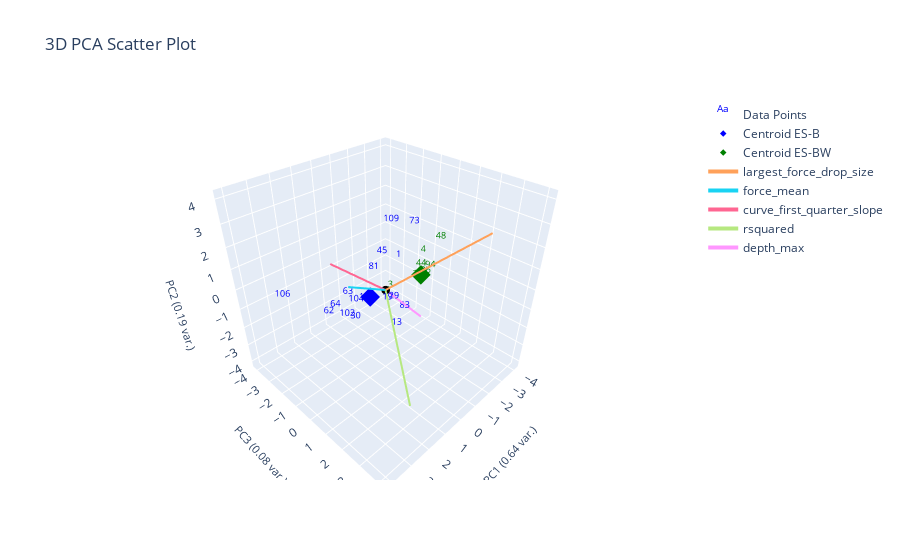
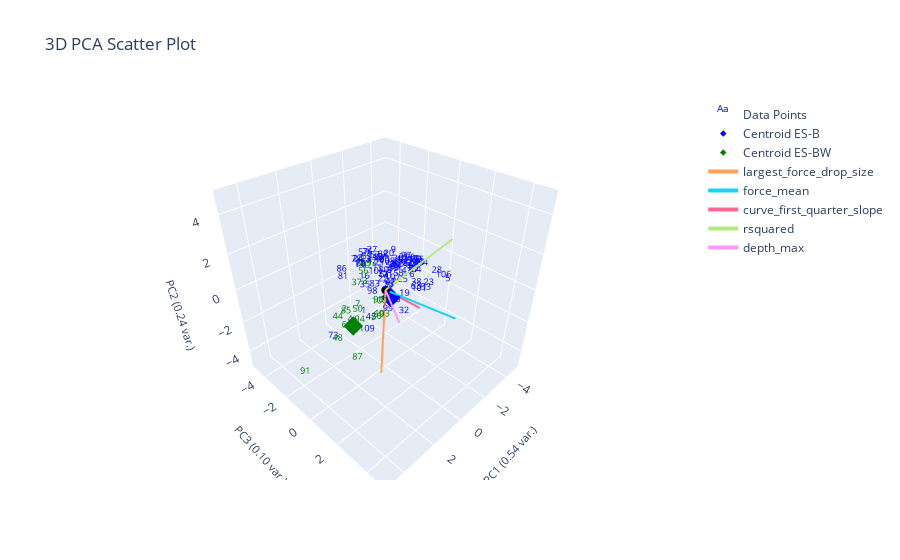

Write notebook code for charts like these, in order.
### Markdown cell above
# Split Based on Popcorn

### Code cell
from sklearn.neighbors import NearestCentroid

ylabel_name = "popcorn"
data_with_popcorn_label = data_features[data_features['popcorn'].notna()]

popcorn_x = plotting.extract_numerical_features(data_with_popcorn_label).values
popcorn_ylabels = data_with_popcorn_label['popcorn'].astype(int)

nc = NearestCentroid()
nc.fit(popcorn_x, popcorn_ylabels)

nc_predictions = pd.Series(nc.predict(clustering_features.values))
proba = np.round(nc.predict_proba(clustering_features), 2)

# proba = pd.DataFrame(data=proba, columns=nc.classes, index=data_without_op)
centroids = pd.DataFrame(data=nc.centroids_, columns=clustering_features.columns)
centroids[f'{ylabel_name}_nums'] = nc.classes_

changed_ylabel_idxs = loss(nc_predictions, popcorn_ylabels)
corrected_predctions = correct_pseudo_ylabels_to_actual(nc_predictions, popcorn_ylabels, changed_ylabel_idxs)

# plotting.plot_specific_curves([4], curve_data, data_features, color='green')

# plotting labeled data only
plotting.plot_cluster_subplots(
                            popcorn_ylabels, 
                            curve_data, 
                            cluster_category_names=["No Popcorn", "Yes Popcorn"], 
                            bold_idxs=popcorn_ylabels.index,
                            prediction_proba=proba)
plotting.plot_pca(data_with_popcorn_label, popcorn_ylabels, 3, "", ylabel_name, centroids=centroids)

# plotting labeled with predictions
plotting.plot_cluster_subplots(
                            corrected_predctions,
                            curve_data,
                            cluster_category_names=["No Popcorn", "Yes Popcorn"],
                            bold_idxs=popcorn_ylabels.index,
                            prediction_proba=proba)
plotting.plot_pca(clustering_features, corrected_predctions, 3, "", ylabel_name=ylabel_name, centroids=centroids)

### Figure 1 — Plotly figure (JSON) as saved in the notebook; plotly's stock layout.template omitted (floating-point values rounded to 4 significant figures)
{"data": [{"mode": "text", "name": "Data Points", "text": ["1", "2", "3", "4", "13", "19", "26", "29", "30", "44", "45", "48", "62", "63", "64", "73", "81", "83", "94", "101", "102", "104", "106", "109"], "textfont": {"color": ["blue", "green", "green", "green", "blue", "blue", "green", "blue", "blue", "green", "blue", "green", "blue", "blue", "blue", "blue", "blue", "blue", "green", "blue", "blue", "blue", "blue", "blue"], "size": 9}, "type": "scatter3d", "x": [-0.9282, -2.312, -0.4359, -1.819, -0.8463, 0.778, -0.9277, 0.2759, 2.002, -2.619, -0.7034, -2.849, 2.854, 1.995, 2.491, -2.585, -0.8248, -0.7817, -1.745, 1.913, 2.264, 1.154, 4.344, -0.6948], "y": [-0.1913, -0.3955, -0.1466, 0.4114, -0.1078, 0.9012, 1.322, 0.7484, 0.3536, -0.3307, -0.9276, 0.4841, -0.1775, -0.03011, -0.2125, -0.8117, -1.62, 0.3937, 0.9004, 0.9092, 0.1917, -0.5342, -0.7599, -0.3707], "z": [0.6677, -1.089, -0.6157, 0.7895, -2.943, -0.04352, 0.5995, -0.3444, -0.5994, -0.6187, 0.623, 1.035, -0.16, 0.3841, -0.05706, 1.375, -0.5661, -1.625, 0.2788, 0.578, -0.4134, -0.7204, 1.118, 2.347]}, {"marker": {"color": "blue", "size": 5, "symbol": "diamond"}, "mode": "markers", "name": "Centroid ES-B", "type": "scatter3d", "x": [0.7475], "y": [-0.1321], "z": [-0.02232]}, {"marker": {"color": "green", "size": 5, "symbol": "diamond"}, "mode": "markers", "name": "Centroid ES-BW", "type": "scatter3d", "x": [-1.815], "y": [0.3208], "z": [0.0542]}, {"marker": {"color": "black", "size": 3}, "mode": "markers", "name": "Origin", "showlegend": false, "type": "scatter3d", "x": [0], "y": [0], "z": [0]}, {"line": {"width": 4}, "mode": "lines+text", "name": "largest_force_drop_size", "textposition": "top center", "type": "scatter3d", "x": [0, -2.429], "y": [0, 3.11], "z": [0, 2.882]}, {"line": {"width": 4}, "mode": "lines+text", "name": "force_mean", "textposition": "top center", "type": "scatter3d", "x": [0, 2.788], "y": [0, 1.01], "z": [0, 2.021]}, {"line": {"width": 4}, "mode": "lines+text", "name": "curve_first_quarter_slope", "textposition": "top center", "type": "scatter3d", "x": [0, 1.645], "y": [0, -1.403], "z": [0, 1.36]}, {"line": {"width": 4}, "mode": "lines+text", "name": "rsquared", "textposition": "top center", "type": "scatter3d", "x": [0, 2.215], "y": [0, 3.494], "z": [0, -2.368]}, {"line": {"width": 4}, "mode": "lines+text", "name": "depth_max", "textposition": "top center", "type": "scatter3d", "x": [0, -1.927], "y": [0, 0.3616], "z": [0, -2.27]}], "layout": {"autosize": true, "scene": {"aspectmode": "cube", "xaxis": {"range": [-4.344, 4.344], "title": {"font": {"size": 11}, "text": "PC1 (0.64 var.)"}}, "yaxis": {"range": [-4.344, 4.344], "title": {"font": {"size": 11}, "text": "PC3 (0.08 var.)"}}, "zaxis": {"range": [-4.344, 4.344], "title": {"font": {"size": 11}, "text": "PC2 (0.19 var.)"}}}, "title": {"text": "3D PCA Scatter Plot"}}}

### Figure 2 — Plotly figure (JSON) as saved in the notebook; plotly's stock layout.template omitted (floating-point values rounded to 4 significant figures)
{"data": [{"mode": "text", "name": "Data Points", "text": ["0", "1", "2", "3", "4", "5", "6", "7", "8", "9", "10", "11", "12", "13", "14", "15", "16", "17", "18", "19", "20", "21", "22", "23", "24", "25", "26", "27", "28", "29", "30", "31", "32", "33", "34", "35", "36", "37", "38", "39", "40", "41", "42", "43", "44", "45", "46", "47", "48", "49", "50", "51", "52", "53", "54", "55", "56", "57", "58", "59", "60", "61", "62", "63", "64", "65", "66", "67", "68", "69", "70", "71", "72", "73", "74", "75", "76", "77", "78", "79", "80", "81", "82", "83", "84", "85", "86", "87", "88", "89", "90", "91", "92", "93", "94", "95", "96", "97", "98", "99", "100", "101", "102", "103", "104", "105", "106", "107", "108", "109"], "textfont": {"color": ["blue", "blue", "green", "green", "green", "blue", "blue", "green", "blue", "blue", "blue", "blue", "blue", "blue", "green", "blue", "blue", "blue", "blue", "blue", "blue", "blue", "blue", "blue", "blue", "blue", "green", "blue", "blue", "blue", "blue", "blue", "blue", "blue", "blue", "blue", "blue", "green", "blue", "blue", "blue", "blue", "blue", "blue", "green", "blue", "blue", "blue", "green", "blue", "green", "blue", "blue", "blue", "blue", "blue", "green", "blue", "blue", "blue", "blue", "blue", "blue", "blue", "blue", "blue", "blue", "blue", "green", "green", "blue", "blue", "blue", "blue", "blue", "blue", "blue", "blue", "blue", "blue", "blue", "blue", "blue", "blue", "blue", "green", "blue", "green", "blue", "blue", "green", "green", "green", "blue", "green", "blue", "blue", "green", "blue", "blue", "green", "blue", "blue", "green", "blue", "blue", "blue", "blue", "blue", "blue"], "size": 9}, "type": "scatter3d", "x": [-0.3637, 1.456, 2.986, 0.9943, 2.244, -4.539, -1.399, 1.475, -0.1052, -1.368, 0.3603, 0.8018, -0.5093, 1.677, 1.326, -0.4754, 0.7791, 1.333, -0.2527, -0.09305, -0.5747, 0.8846, 0.5182, -2.507, 0.8553, -0.8573, 1.476, -0.5604, -3.987, 0.3745, -1.237, -1.449, -1.039, 0.582, -0.4252, 0.3098, -0.999, 2.322, -1.363, -0.2508, -0.8091, 0.0259, 0.1518, -1.71, 3.213, 1.368, -2.806, -2.516, 3.227, -0.8115, 1.275, 0.2332, -0.2252, 0.5751, -0.6819, 0.511, 1.916, 0.297, 0.4691, -0.09188, -1.363, 1.144, -2.237, -1.301, -1.8, -1.804, -0.7789, -1.49, 1.852, 1.663, 0.6444, 0.2955, 0.6557, 2.973, -2.906, 0.01511, 0.3729, -2.186, 0.8721, -2.599, 0.9793, 1.365, -1.228, 1.54, -0.2664, 1.316, 1.02, 2.066, -0.714, -1.561, 1.22, 5.12, 1.595, -3.034, 2.266, -0.36, -2.002, 1.477, 0.9579, 0.9219, 1.431, -1.257, -1.563, 1.225, -0.5233, -2.578, -3.995, 0.09073, -0.5202, 0.9818], "y": [-0.6313, -0.07081, 0.4193, -0.3946, -0.137, 0.3999, 0.4558, -0.4339, 0.1507, -0.8179, -0.4428, 0.2345, -0.1006, 0.4716, -0.3214, 0.2087, -0.6341, -0.3579, -0.7618, 1.182, -0.3501, 0.4442, 0.3406, 0.6626, -0.9958, 0.3314, 0.8828, -1.519, 0.003577, 0.5188, 0.6026, -0.2183, 0.3199, 0.7881, 0.296, -1.173, -0.1525, 0.5529, 0.799, 0.257, 0.2367, 0.2968, -0.7799, -0.2022, 0.2021, 0.3626, -0.3324, -0.4952, 0.06403, -0.0301, -0.6845, -0.00896, -0.9783, 1.229, -0.3207, 1.328, 0.5565, -1.229, -1.218, -1.409, 0.5672, 1.012, 0.04209, 0.8426, 0.3956, 0.3117, 0.4738, 0.4929, -0.888, 1.223, -1.078, 0.3863, 0.467, -0.5884, -0.1127, 0.5429, -0.8515, -0.6801, -1.104, -0.1671, 0.8533, -1.617, 0.3331, 0.8587, -0.7373, -1.558, -2.063, 0.05413, -0.9128, -0.09082, 0.7472, -0.07636, 0.4335, 0.07715, 0.5989, 0.2655, -0.2405, 0.5734, 0.0616, 1.074, 1.046, 1.054, 0.283, 1.003, -0.7457, -0.2794, 0.4994, 0.5748, -0.3991, -0.3547], "z": [0.5874, -1.211, 0.06544, 0.1409, -1.312, -2.087, -0.232, -0.9978, 0.4896, 0.6688, 0.3739, 1.094, -0.4869, 2.103, 1.291, 0.7304, 0.2048, 1.308, 0.751, -0.325, 1.008, 1.529, 0.4077, -1.183, 1.071, -0.3175, -0.9926, 0.7161, -1.446, 0.03338, 0.4258, 0.4633, -2.427, 0.3512, 0.6474, -0.8203, 0.6084, 1.212, -0.5067, 0.5818, 0.8481, -0.03874, 0.7247, -0.4965, -0.3646, -1.402, -0.5536, -0.2491, -1.749, 0.5253, -1.568, 1.295, 0.8004, -0.3045, 0.2675, 1.185, 1.62, 1.068, 0.4998, 0.5739, 0.4039, 1.275, 0.03713, -0.7166, -0.1659, 0.407, 0.6935, 0.04125, -2.375, -0.5664, 0.6188, 0.5204, 0.8017, -2.183, -0.4997, 1.024, 1.289, 0.01078, 0.9849, -0.3845, 1.368, 0.00176, 0.4501, 0.9005, 0.7379, -2.156, 0.05403, -3.801, 0.6376, 0.2826, -0.2312, -2.638, 1.714, -2.06, -0.8695, 0.6069, 0.1798, 1.843, -0.2335, -0.7254, -0.008115, -0.7115, 0.2973, -0.9165, 0.5014, -0.2322, -1.503, 0.3835, 0.5552, -2.845]}, {"marker": {"color": "blue", "size": 5, "symbol": "diamond"}, "mode": "markers", "name": "Centroid ES-B", "type": "scatter3d", "x": [-0.1336], "y": [0.2198], "z": [-0.3978]}, {"marker": {"color": "green", "size": 5, "symbol": "diamond"}, "mode": "markers", "name": "Centroid ES-BW", "type": "scatter3d", "x": [2.344], "y": [0.2336], "z": [-0.7259]}, {"marker": {"color": "black", "size": 3}, "mode": "markers", "name": "Origin", "showlegend": false, "type": "scatter3d", "x": [0], "y": [0], "z": [0]}, {"line": {"width": 4}, "mode": "lines+text", "name": "largest_force_drop_size", "textposition": "top center", "type": "scatter3d", "x": [0, 2.07], "y": [0, 1.788], "z": [0, -2.836]}, {"line": {"width": 4}, "mode": "lines+text", "name": "force_mean", "textposition": "top center", "type": "scatter3d", "x": [0, -2.392], "y": [0, 2.577], "z": [0, -1.665]}, {"line": {"width": 4}, "mode": "lines+text", "name": "curve_first_quarter_slope", "textposition": "top center", "type": "scatter3d", "x": [0, -2.248], "y": [0, 0.3589], "z": [0, -2.13]}, {"line": {"width": 4}, "mode": "lines+text", "name": "rsquared", "textposition": "top center", "type": "scatter3d", "x": [0, -2.025], "y": [0, 2.197], "z": [0, 2.865]}, {"line": {"width": 4}, "mode": "lines+text", "name": "depth_max", "textposition": "top center", "type": "scatter3d", "x": [0, 2.416], "y": [0, 3.195], "z": [0, 1.2]}], "layout": {"autosize": true, "scene": {"aspectmode": "cube", "xaxis": {"range": [-5.12, 5.12], "title": {"font": {"size": 11}, "text": "PC1 (0.54 var.)"}}, "yaxis": {"range": [-5.12, 5.12], "title": {"font": {"size": 11}, "text": "PC3 (0.10 var.)"}}, "zaxis": {"range": [-5.12, 5.12], "title": {"font": {"size": 11}, "text": "PC2 (0.24 var.)"}}}, "title": {"text": "3D PCA Scatter Plot"}}}
